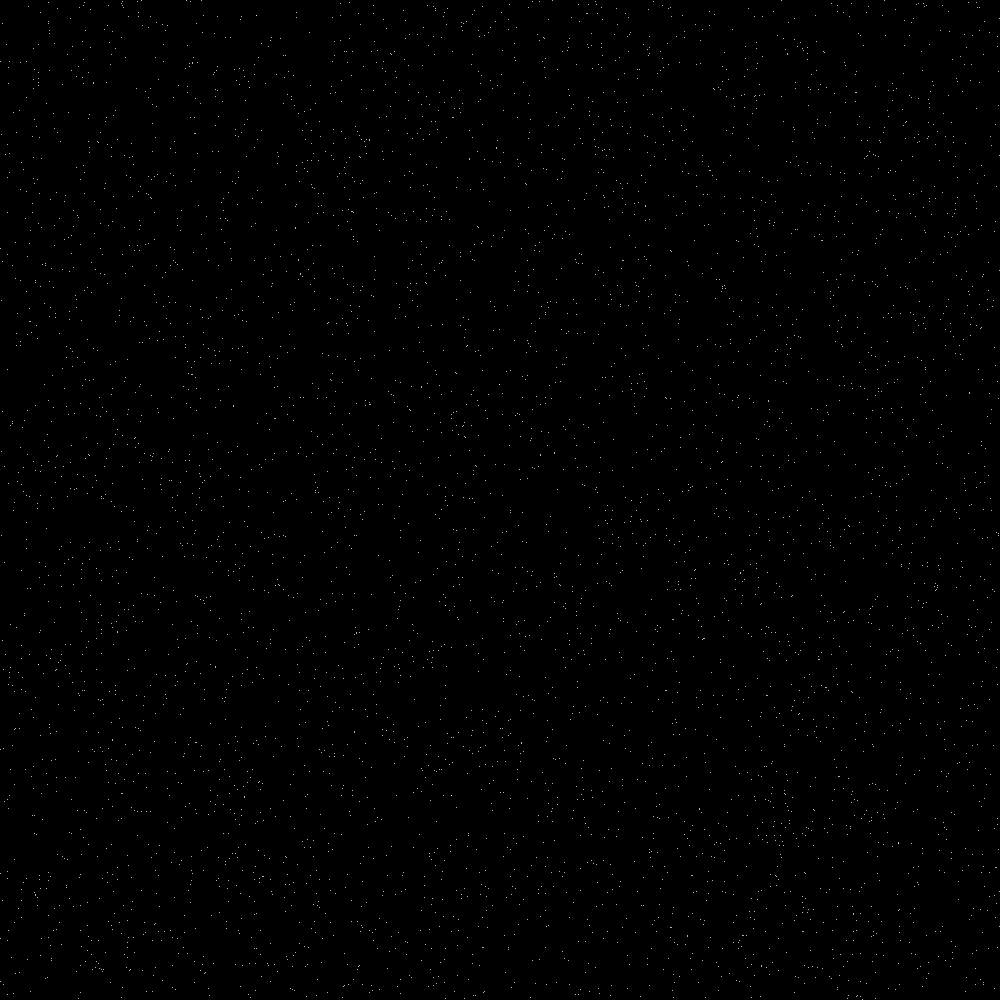
Frame 1 (no input)
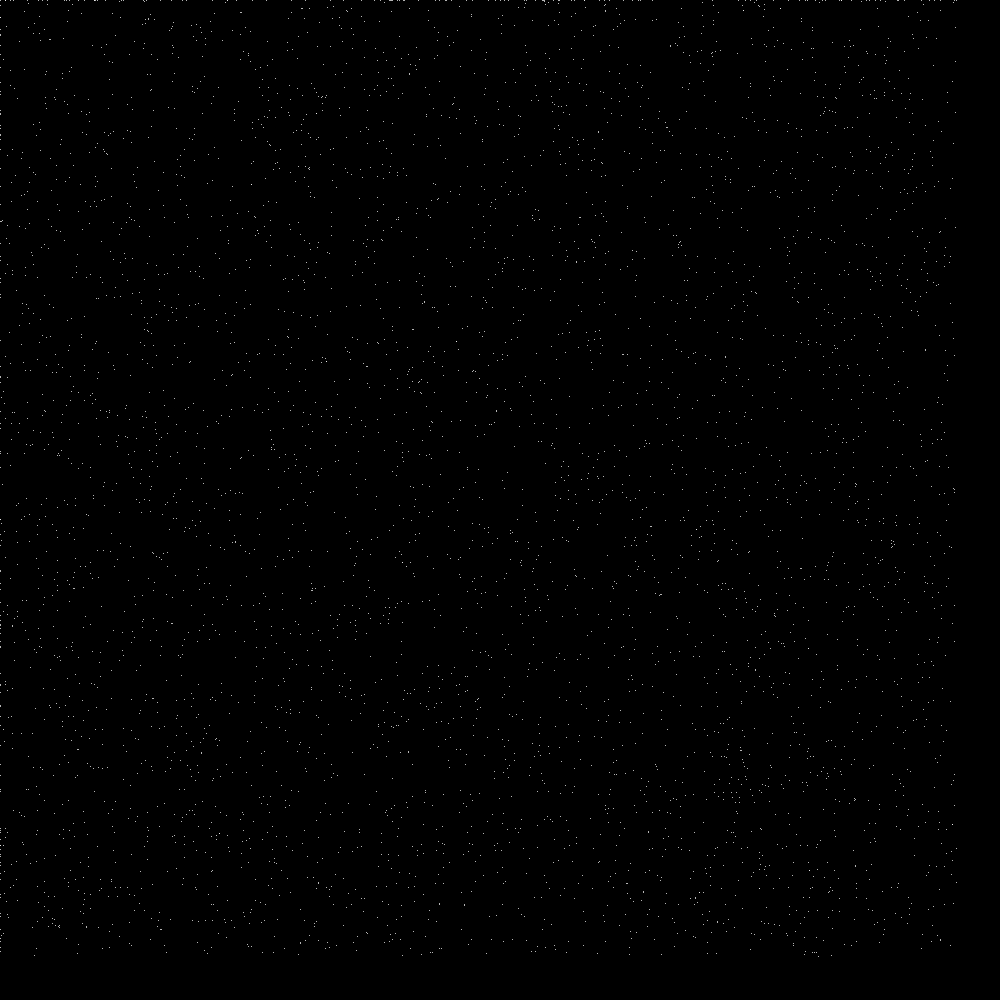
Frame 60 (the mouse pressed at the canvas centre just before this capture)
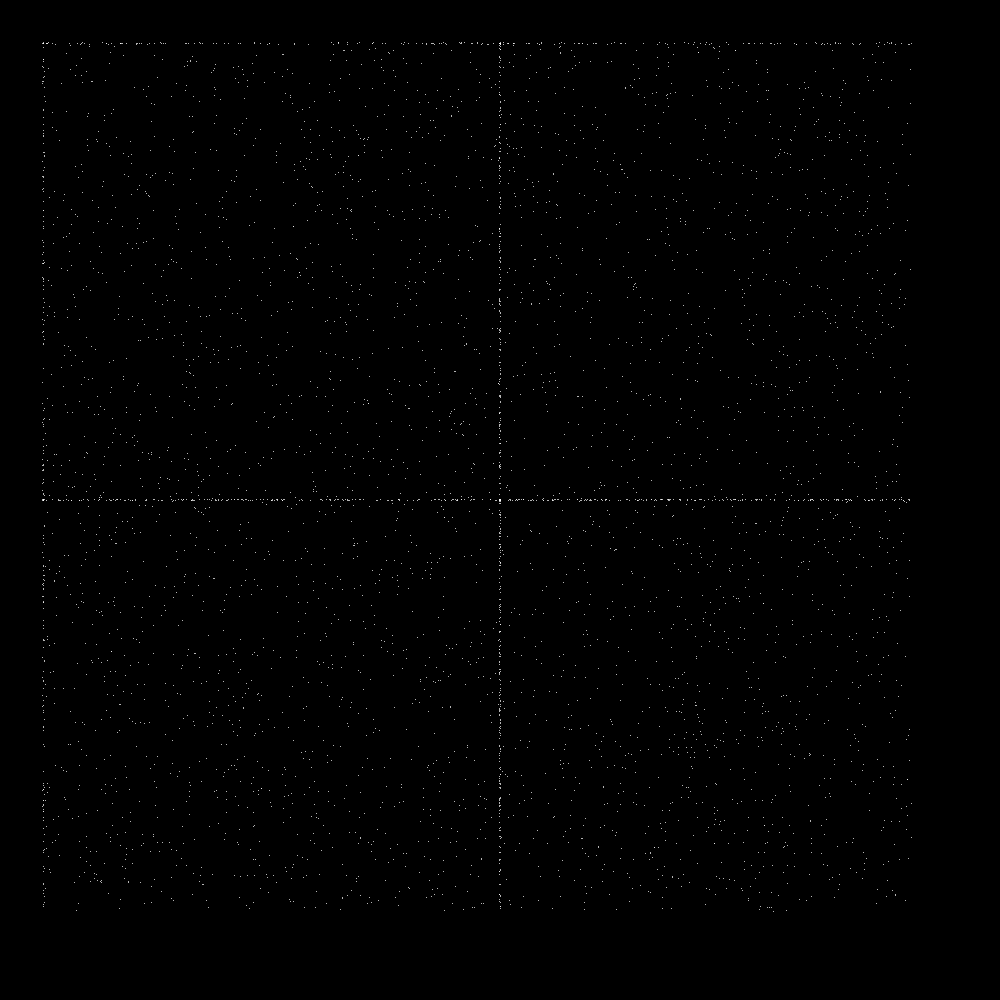
Frame 120 (the mouse held since frame 60 and released just before this capture)

The Processing sketch that drew these frames (run headless with seeded random() and noise(); from frame 60 on, the mouse is pressed at the canvas centre):

// Processing sketch: Star_Collector
// ── Star_Collector.pde

// #1. locations stores the current (x, y) position of each star. speeds stores which way each star is moving. 
PVector[] locations;
PVector[] speeds;

int n = 5000;   // #2. n is the number of stars to draw.
float s = 0.75; // #3. s is the speed that each star moves at.


// #4. setup initializes the locations and speeds arrays and fills them with appropriate values.
void setup(){
  size(1000, 1000);
  stroke(255);

  // #5. creates the locations and speeds arrays, with the specified size.
  locations = new PVector[n];
  speeds = new PVector[n];
  
  
  for(int i=0; i<n; i++){
    float x = random(0, width);
    float y = random(0, height);
    locations[i] = new PVector(x, y);   // #6.  Initializes each star at a random position on the screen. 
    speeds[i] = new PVector(0, 0);      // #7.  Initializes each star with zero speed.
  } 
}


// #8. draw redraws the stars every frame, and updates their position to move them towards the mouse cursor.
void draw(){
    background(0);
    
    // #9. Loops through and updates the position of every star.
    for(int i=0; i<n; i++){
      
      // #10. Draws the star in its current (x, y) location.
      point( locations[i].x, locations[i].y ); 
      
      // #11. Moves the star in the direction stored in speeds.
      locations[i].x += speeds[i].x;
      locations[i].y += speeds[i].y;
      
      // #12. Sets the horizontal and vertical speed of the star to be moving towards the mouse cursor.
      if( mouseX > locations[i].x ) 
        speeds[i].x = s;
      
      else
        speeds[i].x = -s;

      if( mouseY > locations[i].y ) 
        speeds[i].y = s;
        
      else
        speeds[i].y = -s;
    }
}


// #13. When the mouse is clicked, randomly distribute the stars all over the screen
void mouseClicked() {
  for(int i=0; i<n; i++){
    locations[i].x = random(0, width);
    locations[i].y = random(0, height);
  } 
}
